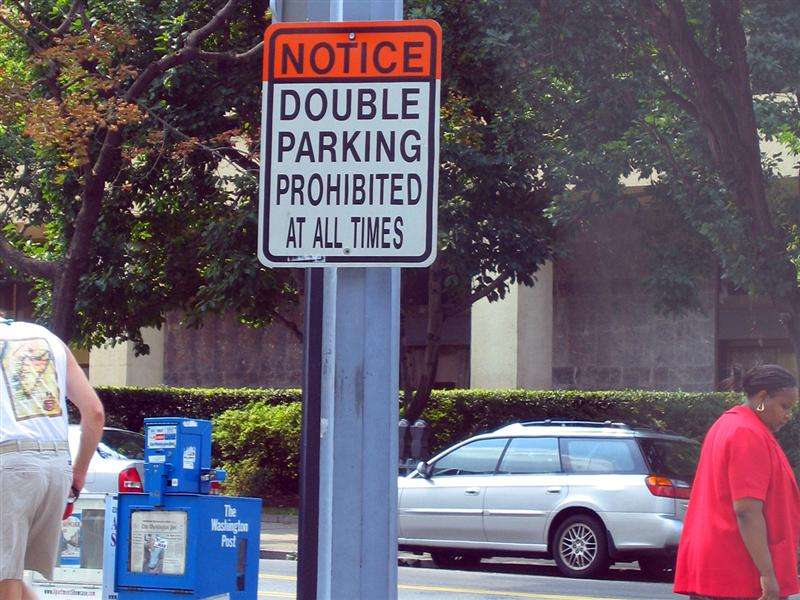
#> input picture 산업 컴퓨터비전 실제/8주차 실습/image.jpg, 800 x 600 px, given in place of lena.png, which was not available
$ python 3week-2.py
#> lines starting #> are read from the running program, lines starting #| are printed output that depends on the picture; pictures that were not available may be replaced by others from this repository, and a replacement may not be noted
# -*- coding: utf-8 -*-
"""
Created on Wed Sep  8 20:37:33 2021

@author: ATMS
"""

import argparse
import cv2
import numpy as np


image = cv2.imread('./lena.png').astype(np.float32) / 255
print('Shape:', image.shape)
#| Shape: (600, 800, 3)
print('Data type:', image.dtype)
#| Data type: float32
cv2.imshow("original image", image)

gray = cv2.cvtColor(image, cv2.COLOR_BGR2GRAY)
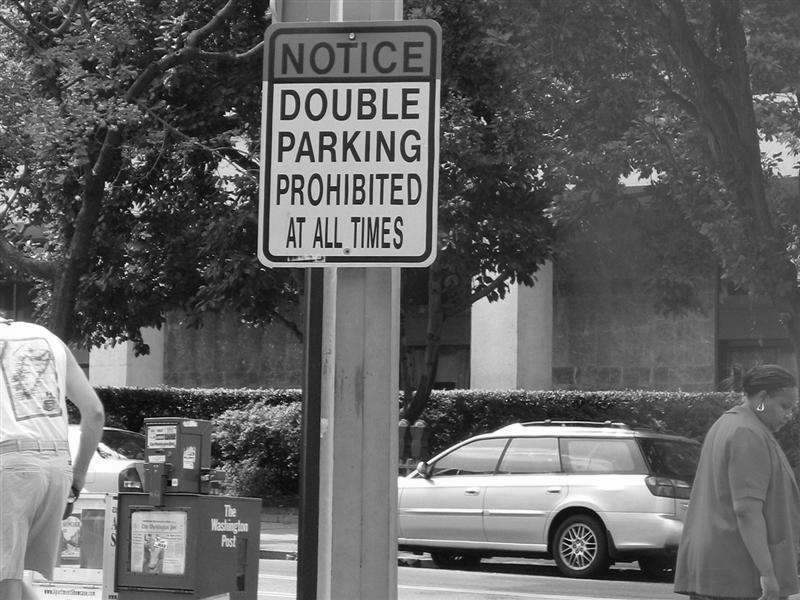
#> gray: shape (600, 800) float32; min 0.000894, max 1, mean 0.39
print('Convertered to grayscale')
print('Shape:', gray.shape)
#| Shape: (600, 800)
print('Data type:', gray.dtype)
#| Data type: float32
cv2.imshow("gray-scale image", gray)


gray = cv2.cvtColor(image, cv2.COLOR_BGR2GRAY)
print('Convertered to grayscale')
print('Shape:', gray.shape)
#| Shape: (600, 800)
print('Data type:', gray.dtype)
#| Data type: float32
cv2.imshow("gray-scale image", gray)

hsv = cv2.cvtColor(image, cv2.COLOR_BGR2HSV)
#> hsv: shape (600, 800, 3) float32; mean H, S, V 225.2, 0.3, 0.5
print('Convertered to HSV')
print('Shape:', hsv.shape)
#| Shape: (600, 800, 3)
print('Data type:', hsv.dtype)
#| Data type: float32

hsv[:, :, 2] *= 2
#> hsv: shape (600, 800, 3) float32; mean H, S, V 225.2, 0.3, 1
from_hsv = cv2.cvtColor(hsv, cv2.COLOR_HSV2BGR)
print('Convertered back to BGR from HSV')
print('Shape:', from_hsv.shape)
#| Shape: (600, 800, 3)
print('Data type:', from_hsv.dtype)
#| Data type: float32
cv2.imshow('from_hsv', from_hsv)
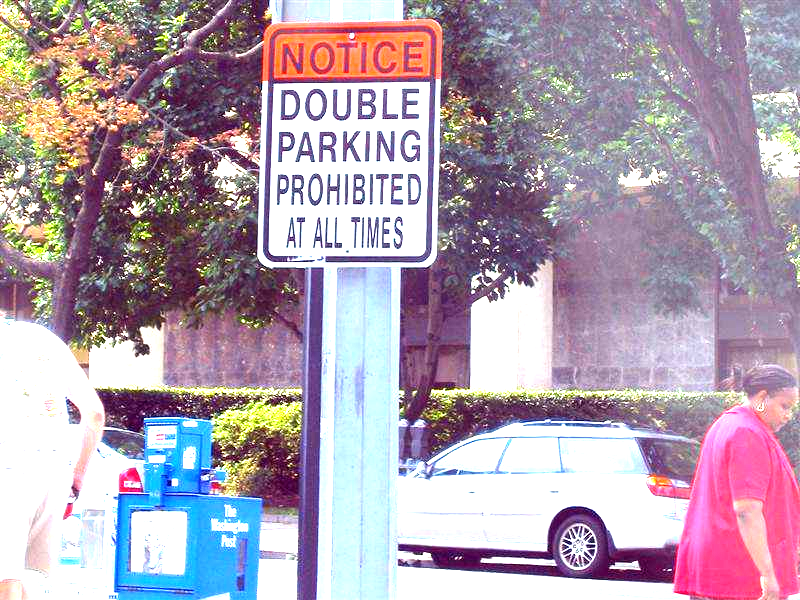
#> window 'from_hsv': shape (600, 800, 3); mean B, G, R 175.1, 160.1, 176.4
cv2.waitKey()
cv2.destroyAllWindows()

$ run again, on 산업 컴퓨터비전 실제/turm 과제/image.png
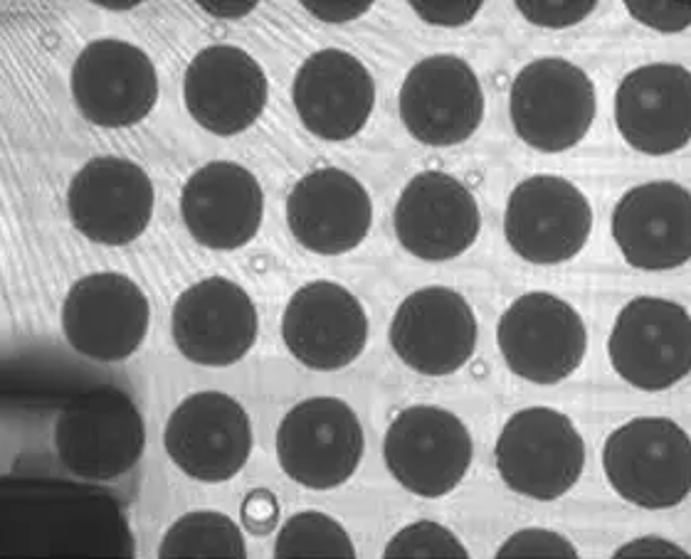
#> input picture 산업 컴퓨터비전 실제/turm 과제/image.png, 691 x 559 px, given in place of lena.png, which was not available
#| Shape: (559, 691, 3)
#| Data type: float32
#| Shape: (559, 691)
#| Data type: float32
#| Shape: (559, 691)
#| Data type: float32
#| Shape: (559, 691, 3)
#| Data type: float32
#> `from_hsv = cv2.cvtColor(hsv, cv2.COLOR_HSV2BGR)`:
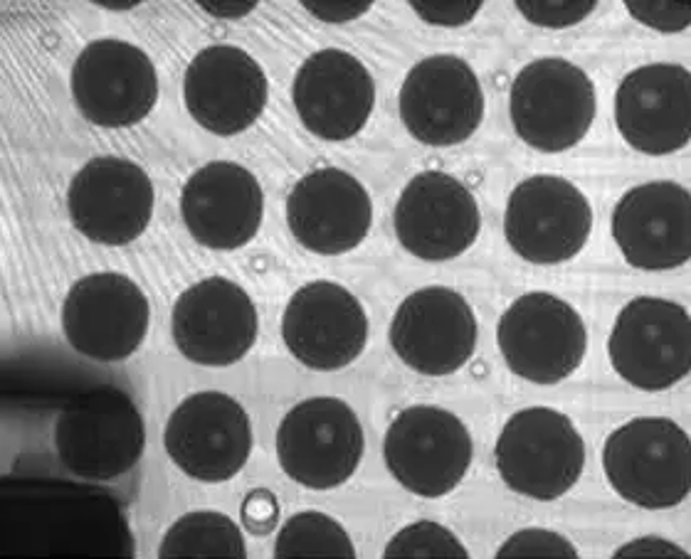
#> from_hsv: shape (559, 691, 3) float32; mean B, G, R 1.12, 1.12, 1.12; drawn with min black and max white
#| Shape: (559, 691, 3)
#| Data type: float32
#> `cv2.imshow('from_hsv', from_hsv)`:
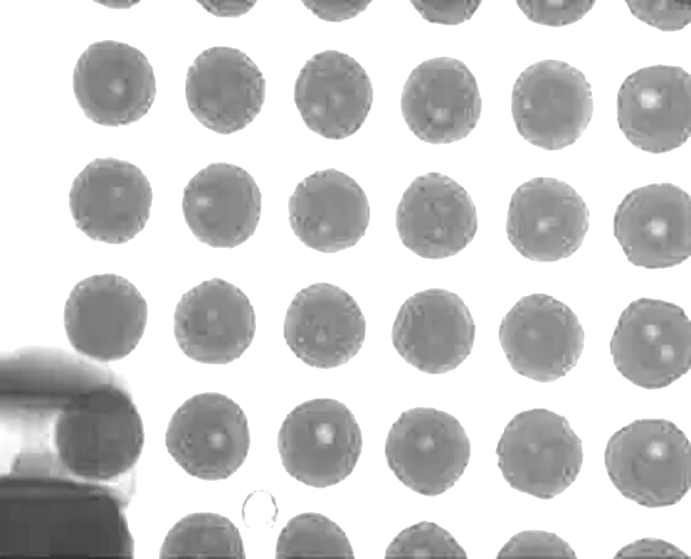
#> window 'from_hsv': shape (559, 691, 3); mean B, G, R 207.2, 207.2, 207.2
